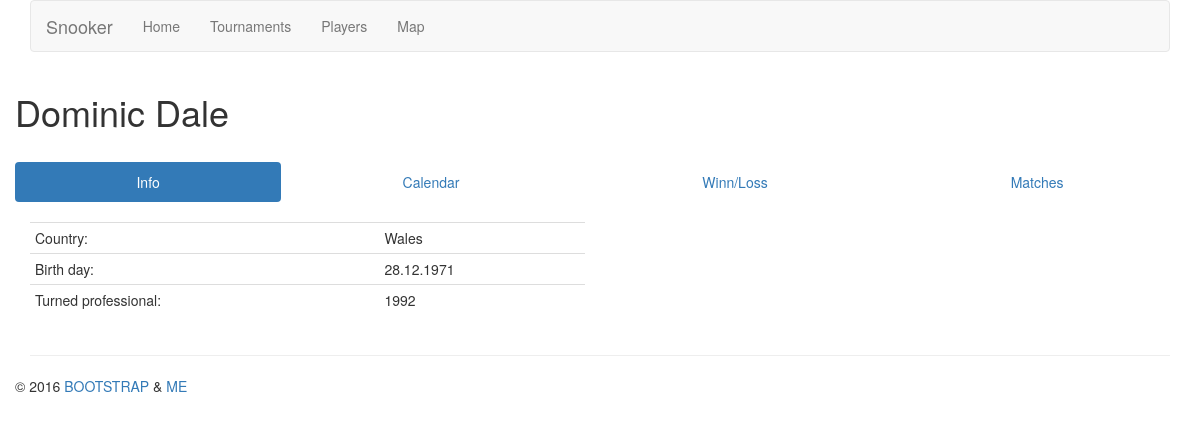
Screenshot of /player/2/ with the database file from the repository.
### tables this page shows
CREATE TABLE players (
                id integer primary key,
                name text,
                birthdate integer,
                country text,
                professional text);

### main.py (the view)
@app.route('/player/<id>/')
def player(id):
    cur = g.db.cursor()
    cur.execute("SELECT name, country, birthdate, professional FROM players WHERE id=?", (id,))
    player = cur.fetchone()
    if player is None:
        return render_template('error.html', msg=("Player " + id + " doesn't exists."))
    info  = {
        'id': id,
        'name': player[0],
        'country': player[1],
        'birth': stamp2text(player[2]),
        'professional': player[3]
    }
    cur.execute('SELECT m.score1,m.score2,m.player1,m.player2,p1.name,p2.name,m.bestof,m.walkover,m.round, r.name, t.id, t.name,m.date FROM matches as m, players as p1, players as p2, rounds as r, tournaments as t WHERE m.player1 = p1.id AND m.player2 = p2.id AND m.round = r.id AND r.tournament = t.id AND (m.player1 = ? OR m.player2 = ?) ORDER BY t.name DESC;', (id, id))
    matches = cur.fetchall()
    cur.execute("SELECT id,name,roundorder FROM rounds WHERE tournament = ? ORDER BY roundorder ASC;", (id,))
    rounds = cur.fetchall()
    results = []
    last_tid = -1
    last_rid = -1
    times = []
    for score1, score2, id1, id2, player1, player2, bestof, walkover, round, round_name, t_id, t_name, date in matches:
        if t_id != last_tid:
            last_tid = t_id
            results.append({
                'name': t_name,
                'id': t_id,
                'rounds': []
            })
            last_rid =-1
        if round != last_rid:
            results[-1]['rounds'].append({
                'name': round_name,
                'matches': []
            })
        results[-1]['rounds'][-1]['matches'].append({
            'score1': score1,
            'score2': score2,
            'id1': id1,
            'id2': id2,
            'player1': player1,
            'player2': player2,
            'bestof': bestof,
            'walkover': walkover
        })
        times.append(date)
    days,n_years = get_days(times)
    return render_template('player.html', info=info, results=results, days=days, n_years=n_years)

### main.py (called while the page is built)
def connect_db():
    return sqlite3.connect('db.sqlite3')

@app.before_request
def before_request():
    g.db = connect_db()

@app.teardown_request
def teardown_request(exception):
    db = getattr(g, 'db', None)
    if db is not None:
        db.close()

def stamp2text(time):
    return datetime.datetime.fromtimestamp(int(time)).strftime('%d.%m.%Y')

def get_days(times):
    days = {}
    years = set()
    for time in times:
        if time == 'NULL':
            continue
        dat = datetime.datetime.fromtimestamp(int(time))
        if dat.year < datetime.datetime.now().year - 4:
            continue
        day = (dat.year, dat.month, dat.day)
        years.add(dat.year)
        if not day in days:
            days[day] = 0
        days[day] += 1
    res = []
    for k,v in days.items():
        res.append([k[0],k[1],k[2],v])
    return res, len(years)

### templates/player.html (shortened to what this page needs)
{% extends "layout.html" %}
{% block head %}
    {{ super() }}
{% endblock %}
{% block content %}
    <h1>{{ info.name }}</h1></br>
    <div class="tabbable">
        <ul class="nav nav-pills nav-justified">
            <li role="presentation" class="active"><a data-toggle="tab" href="#info">Info</a></li>
            <li role="presentation"><a id="caltab" data-toggle="tab" href="#calendar">Calendar</a></li>
            <li role="presentation"><a id="winnlosstab" data-toggle="tab" href="#winnloss">Winn/Loss</a></li>
            <li role="presentation"><a data-toggle="tab" href="#matches">Matches</a></li>
        </ul>
        <div class="tab-content">
            <div id="info" class="tab-pane fade in active">
                <br/>
                <div class="table-responsive col-md-6">
                    <table class="table table-condensed">
                        <tr>
                            <td>Country:</td>
                            <td> {{ info.country }}</td>
                        </tr>
                        <tr>
                            <td>Birth day:</td>
                            <td>{{ info.birth }}</td>
                        </tr>
                        <tr>
                            <td>Turned professional:</td>
                            <td>{{ info.professional }}</td>
                        </tr>
                    </table>
                </div>
            </div>
        </div>
    </div>
{% endblock %}

### rows the page displays
players: name "Dominic Dale", country "Wales", professional "1992"

### other values shown
{{ info.birth }} "28.12.1971"
